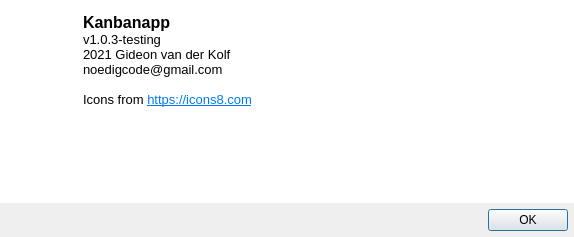
<?xml version="1.0" encoding="UTF-8"?>
<ui version="4.0">
 <class>AboutDialog</class>
 <widget class="QDialog" name="AboutDialog">
  <property name="geometry">
   <rect>
    <x>0</x>
    <y>0</y>
    <width>574</width>
    <height>237</height>
   </rect>
  </property>
  <property name="windowTitle">
   <string>About Kanbanapp</string>
  </property>
  <layout class="QVBoxLayout" name="verticalLayout_2">
   <property name="spacing">
    <number>0</number>
   </property>
   <property name="leftMargin">
    <number>0</number>
   </property>
   <property name="topMargin">
    <number>0</number>
   </property>
   <property name="rightMargin">
    <number>0</number>
   </property>
   <property name="bottomMargin">
    <number>0</number>
   </property>
   <item>
    <widget class="QFrame" name="frame_2">
     <property name="styleSheet">
      <string notr="true">background-color: white;
border: 0px;</string>
     </property>
     <property name="frameShape">
      <enum>QFrame::StyledPanel</enum>
     </property>
     <property name="frameShadow">
      <enum>QFrame::Raised</enum>
     </property>
     <layout class="QHBoxLayout" name="horizontalLayout_2">
      <item>
       <layout class="QVBoxLayout" name="verticalLayout">
        <item>
         <widget class="QFrame" name="frame">
          <property name="minimumSize">
           <size>
            <width>64</width>
            <height>64</height>
           </size>
          </property>
          <property name="maximumSize">
           <size>
            <width>64</width>
            <height>64</height>
           </size>
          </property>
          <property name="styleSheet">
           <string notr="true">image: url(:/res/icons/kanbanapp2.0_128.png);
border: 0px;</string>
          </property>
          <property name="frameShape">
           <enum>QFrame::StyledPanel</enum>
          </property>
          <property name="frameShadow">
           <enum>QFrame::Raised</enum>
          </property>
         </widget>
        </item>
        <item>
         <spacer name="verticalSpacer">
          <property name="orientation">
           <enum>Qt::Vertical</enum>
          </property>
          <property name="sizeHint" stdset="0">
           <size>
            <width>20</width>
            <height>40</height>
           </size>
          </property>
         </spacer>
        </item>
       </layout>
      </item>
      <item>
       <widget class="QTextBrowser" name="textBrowser">
        <property name="styleSheet">
         <string notr="true">border: 0;</string>
        </property>
        <property name="html">
         <string>&lt;!DOCTYPE HTML PUBLIC &quot;-//W3C//DTD HTML 4.0//EN&quot; &quot;http://www.w3.org/TR/REC-html40/strict.dtd&quot;&gt;
&lt;html&gt;&lt;head&gt;&lt;meta name=&quot;qrichtext&quot; content=&quot;1&quot; /&gt;&lt;style type=&quot;text/css&quot;&gt;
p, li { white-space: pre-wrap; }
&lt;/style&gt;&lt;/head&gt;&lt;body style=&quot; font-family:'Ubuntu'; font-size:10pt; font-weight:400; font-style:normal;&quot;&gt;
&lt;p style=&quot; margin-top:0px; margin-bottom:0px; margin-left:0px; margin-right:0px; -qt-block-indent:0; text-indent:0px;&quot;&gt;&lt;span style=&quot; font-family:'MS Shell Dlg 2'; font-size:12pt; font-weight:600;&quot;&gt;Kanbanapp&lt;/span&gt;&lt;/p&gt;
&lt;p style=&quot; margin-top:0px; margin-bottom:0px; margin-left:0px; margin-right:0px; -qt-block-indent:0; text-indent:0px;&quot;&gt;&lt;span style=&quot; font-family:'MS Shell Dlg 2';&quot;&gt;v1.0.3-testing&lt;/span&gt;&lt;/p&gt;
&lt;p style=&quot; margin-top:0px; margin-bottom:0px; margin-left:0px; margin-right:0px; -qt-block-indent:0; text-indent:0px;&quot;&gt;&lt;span style=&quot; font-family:'MS Shell Dlg 2';&quot;&gt;2021 Gideon van der Kolf&lt;/span&gt;&lt;/p&gt;
&lt;p style=&quot; margin-top:0px; margin-bottom:0px; margin-left:0px; margin-right:0px; -qt-block-indent:0; text-indent:0px;&quot;&gt;&lt;span style=&quot; font-family:'MS Shell Dlg 2';&quot;&gt;noedigcode@gmail.com&lt;/span&gt;&lt;/p&gt;
&lt;p style=&quot;-qt-paragraph-type:empty; margin-top:0px; margin-bottom:0px; margin-left:0px; margin-right:0px; -qt-block-indent:0; text-indent:0px; font-family:'MS Shell Dlg 2';&quot;&gt;&lt;br /&gt;&lt;/p&gt;
&lt;p style=&quot; margin-top:0px; margin-bottom:0px; margin-left:0px; margin-right:0px; -qt-block-indent:0; text-indent:0px;&quot;&gt;&lt;span style=&quot; font-family:'MS Shell Dlg 2';&quot;&gt;Icons from &lt;/span&gt;&lt;a href=&quot;https://icons8.com&quot;&gt;&lt;span style=&quot; text-decoration: underline; color:#007af4;&quot;&gt;https://icons8.com&lt;/span&gt;&lt;/a&gt;&lt;/p&gt;&lt;/body&gt;&lt;/html&gt;</string>
        </property>
        <property name="openExternalLinks">
         <bool>true</bool>
        </property>
       </widget>
      </item>
     </layout>
    </widget>
   </item>
   <item>
    <layout class="QHBoxLayout" name="horizontalLayout">
     <property name="leftMargin">
      <number>6</number>
     </property>
     <property name="topMargin">
      <number>6</number>
     </property>
     <property name="rightMargin">
      <number>6</number>
     </property>
     <property name="bottomMargin">
      <number>6</number>
     </property>
     <item>
      <spacer name="horizontalSpacer">
       <property name="orientation">
        <enum>Qt::Horizontal</enum>
       </property>
       <property name="sizeHint" stdset="0">
        <size>
         <width>40</width>
         <height>20</height>
        </size>
       </property>
      </spacer>
     </item>
     <item>
      <widget class="QPushButton" name="pushButton_Ok">
       <property name="text">
        <string>OK</string>
       </property>
      </widget>
     </item>
    </layout>
   </item>
  </layout>
 </widget>
 <resources/>
 <connections/>
</ui>
